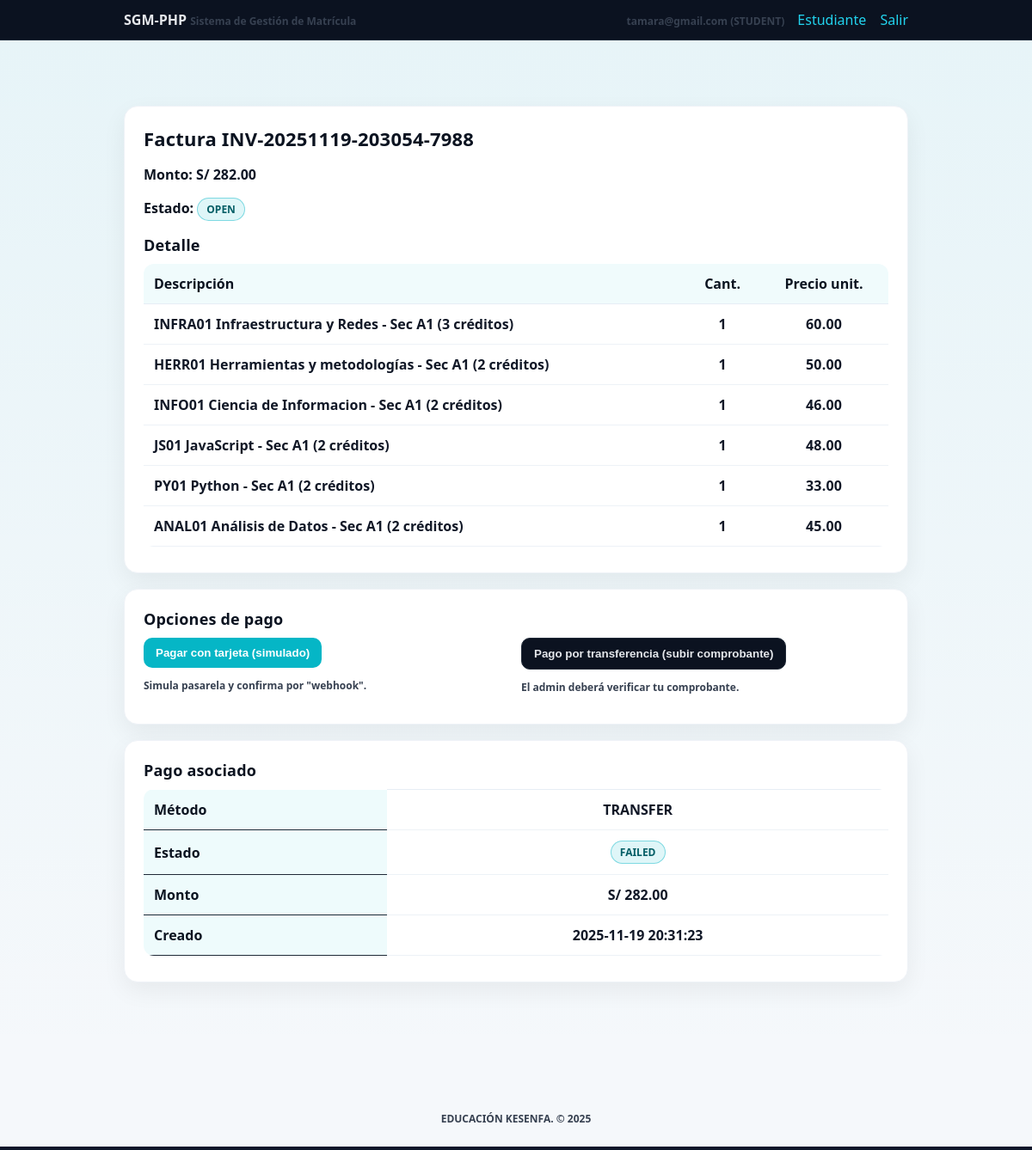
The app's page /invoice.php?id=12 (signed in) with its own data.
### tables this page shows
CREATE TABLE `invoices` (
  `id` int(10) UNSIGNED NOT NULL,
  `student_id` int(10) UNSIGNED NOT NULL,
  `number` varchar(50) NOT NULL,
  `currency` varchar(10) NOT NULL DEFAULT 'USD',
  `amount_cents` int(11) NOT NULL,
  `status` enum('OPEN','PAID','VOID') NOT NULL DEFAULT 'OPEN',
  `created_at` datetime NOT NULL DEFAULT CURRENT_TIMESTAMP
);

CREATE TABLE `invoice_items` (
  `id` int(10) UNSIGNED NOT NULL,
  `invoice_id` int(10) UNSIGNED NOT NULL,
  `description` varchar(255) NOT NULL,
  `qty` int(11) NOT NULL DEFAULT '1',
  `unit_price_cents` int(11) NOT NULL
);

CREATE TABLE `payments` (
  `id` int(10) UNSIGNED NOT NULL,
  `invoice_id` int(10) UNSIGNED NOT NULL,
  `provider` varchar(50) NOT NULL,
  `provider_payment_id` varchar(100) DEFAULT NULL,
  `amount_cents` int(11) NOT NULL,
  `currency` varchar(10) NOT NULL,
  `method` varchar(20) NOT NULL,
  `status` enum('PENDING','SUCCEEDED','FAILED','REVIEW','REFUNDED') NOT NULL DEFAULT 'PENDING',
  `verified_by` int(10) UNSIGNED DEFAULT NULL,
  `verified_at` datetime DEFAULT NULL,
  `created_at` datetime NOT NULL DEFAULT CURRENT_TIMESTAMP
);

### db.php (called while the page is built, shortened)
<?php
function db() : PDO {
  static $pdo = null;
  if ($pdo === null) {
    $dsn = 'mysql:host=' . DB_HOST . ';dbname=' . DB_NAME . ';charset=' . DB_CHARSET;
    $pdo = new PDO($dsn, DB_USER, DB_PASS, [
      PDO::ATTR_ERRMODE            => PDO::ERRMODE_EXCEPTION,
      PDO::ATTR_DEFAULT_FETCH_MODE => PDO::FETCH_ASSOC,
    ]);
  }
  return $pdo;
}
function current_user_id() {
  return $_SESSION['user_id'] ?? null;
}
function cents_to_money(int $cents) : string {
  return number_format(($cents / 100), 2, '.', ',');
}
?>

### functions.php (called while the page is built, shortened)
<?php
require_once __DIR__ . '/db.php';
function get_student_id(int $userId) {
  $stmt = db()->prepare('SELECT id FROM students WHERE user_id = ?');
  $stmt->execute([$userId]);
  return (int)$stmt->fetchColumn();
}
function get_invoice($invoiceId, $studentId = null) {
  if ($studentId) {
    $stmt = db()->prepare('SELECT * FROM invoices WHERE id = ? AND student_id = ?');
    $stmt->execute([$invoiceId, $studentId]);
  } else {
    $stmt = db()->prepare('SELECT * FROM invoices WHERE id = ?');
    $stmt->execute([$invoiceId]);
  }
  return $stmt->fetch(PDO::FETCH_ASSOC);
}
function invoice_items($invoiceId) {
  $stmt = db()->prepare('SELECT * FROM invoice_items WHERE invoice_id = ?');
  $stmt->execute([$invoiceId]);
  return $stmt->fetchAll(PDO::FETCH_ASSOC);
}
function get_payment_by_invoice($invoiceId) {
  $stmt = db()->prepare('SELECT * FROM payments WHERE invoice_id = ? ORDER BY created_at DESC LIMIT 1');
  $stmt->execute([$invoiceId]);
  return $stmt->fetch(PDO::FETCH_ASSOC);
}
?>

### invoice.php (the view, shortened to what this page needs)
<?php
require __DIR__ . '/db.php';
require __DIR__ . '/functions.php';
$invoiceId = (int)($_GET['id'] ?? 0);
if (($_SESSION['user_role'] ?? '') === 'STUDENT') {
  $studentId = get_student_id((int)current_user_id());
  $invoice = get_invoice($invoiceId, $studentId);
} else {
  $invoice = get_invoice($invoiceId, null);
}
$items = invoice_items($invoiceId);
$payment = get_payment_by_invoice($invoiceId);
?>
<!DOCTYPE html>
<html lang="es">
<head>
  <link rel="stylesheet" href="styles.css">
</head>
<body class="landing-dashboard">
<?php include __DIR__ . '/partials/header.php'; ?>
<main class="dashboard-main">
  <div class="container">
    <div class="card invoice-card">
      <h2>Factura <?= htmlspecialchars($invoice['number']) ?></h2>
      <div class="invoice-meta">
        <p><strong>Monto:</strong> <?= htmlspecialchars($invoice['currency']) ?> <?= cents_to_money((int)$invoice['amount_cents']) ?></p>
        <p><strong>Estado:</strong> <span class="badge"><?= htmlspecialchars($invoice['status']) ?></span></p>
      </div>
      <h3>Detalle</h3>
      <table class="dashboard-table">
        <thead>
          <tr><th>Descripción</th><th>Cant.</th><th>Precio unit.</th></tr>
        </thead>
        <tbody>
        <?php foreach($items as $it): ?>
          <tr>
            <td><?= htmlspecialchars($it['description']) ?></td>
            <td><?= (int)$it['qty'] ?></td>
            <td><?= cents_to_money((int)$it['unit_price_cents']) ?></td>
          </tr>
        <?php endforeach; ?>
        </tbody>
      </table>
    </div>
    <?php if ($invoice['status'] === 'OPEN' && ($_SESSION['user_role'] ?? '') === 'STUDENT'): ?>
      <div class="card">
        <h3>Opciones de pago</h3>
        <div class="row">
          <div class="col">
            <form method="post">
              <button class="btn btn-accent">Pagar con tarjeta (simulado)</button>
              <p class="small">Simula pasarela y confirma por "webhook".</p>
            </form>
          </div>
          <div class="col">
            <form method="post">
              <button class="btn">Pago por transferencia (subir comprobante)</button>
              <p class="small">El admin deberá verificar tu comprobante.</p>
            </form>
          </div>
        </div>
      </div>
    <?php endif; ?>
    <div class="card">
      <h3>Pago asociado</h3>
      <?php if ($payment): ?>
        <table class="dashboard-table">
          <tbody>
            <tr><th>Método</th><td><?= htmlspecialchars($payment['method']) ?></td></tr>
            <tr><th>Estado</th><td><span class="badge"><?= htmlspecialchars($payment['status']) ?></span></td></tr>
            <tr><th>Monto</th><td><?= htmlspecialchars($payment['currency']) ?> <?= cents_to_money((int)$payment['amount_cents']) ?></td></tr>
            <tr><th>Creado</th><td><?= htmlspecialchars($payment['created_at']) ?></td></tr>
          </tbody>
        </table>
      <?php else: ?>
        <p class="small">No hay pago creado aún.</p>
      <?php endif; ?>
    </div>
  </div>
</main>
<?php include __DIR__ . '/partials/footer.php'; ?>
</body>
</html>

### styles.css (style rules this page uses)
:root { --maxw:960px;--pad:16px;--radius:10px;--bg:#0f172a;--panel:#111827;--muted:#94a3b8;--accent:#22d3ee;--ok:#22c55e;--warn:#f59e0b;--err:#ef4444;--text:#e5e7eb }
* { box-sizing:border-box }
html,body { margin:0;padding:0;background:var(--bg);color:var(--text);font-family:system-ui,-apple-system,Segoe UI,Roboto,Inter,Arial,sans-serif }
.container { max-width:var(--maxw);margin:0 auto;padding:24px }
.card { background:var(--panel);border:1px solid #1f2937;border-radius:var(--radius);padding:var(--pad);margin:12px 0 }
h1,h2,h3 { margin:0 0 12px 0 }
table { width:100%;border-collapse:collapse;margin:8px 0 }
th,td { padding:8px;border-bottom:1px solid #1f2937;text-align:left }
.badge { display:inline-block;padding:2px 8px;border-radius:999px;font-size:12px;border:1px solid #1f2937;color:var(--muted) }
.btn { display:inline-block;padding:10px 14px;border-radius:8px;border:1px solid #1f2937;background:#0b1220;color:var(--text);cursor:pointer }
.btn-accent { border-color:#134e4a;background:#0a1f1f }
.row { display:flex;gap:12px;flex-wrap:wrap }
.col { flex:1 1 240px }
.small { font-size:12px;color:var(--muted) }
.landing-dashboard { background: #f5f8fb; min-height: 100vh; font-family: system-ui, Arial, sans-serif; }
.dashboard-main { padding: 40px 0 60px; background: linear-gradient(180deg, rgba(5,182,198,.06), rgba(5,182,198,0)); }
.landing-dashboard .card { background: #ffffff; border: 1px solid #eef2f7; border-radius: 16px; padding: 22px; box-shadow: 0 10px 28px rgba(0,0,0,.06); margin-bottom: 18px; }
.landing-dashboard h2 { color: #0b1320; font-size: 22px; margin-bottom: 12px; }
.dashboard-table { width: 100%; border-collapse: collapse; overflow: hidden; border-radius: 12px; }
.dashboard-table thead th { text-align: left; font-weight: 800; color: #0b1320; background: #f0fbfc; padding: 12px; border-bottom: 1px solid #e6edf5; }
.dashboard-table tbody td { padding: 12px; border-bottom: 1px solid #edf2f7; color: #111827; }
.landing-dashboard .badge { background: #eafafc; color: #057f8a; padding: 4px 10px; border-radius: 999px; font-weight: 700; font-size: 12px; border: 1px solid rgba(5,182,198,.25); }
.landing-dashboard .btn, .landing-dashboard .btn-accent, .landing-dashboard .btn-ok { border-radius: 10px; font-weight: 800; padding: 10px 14px; }
.landing-dashboard .btn-accent, .landing-dashboard .btn-ok { background: #05b6c6 !important; color: white !important; border: none !important; }
.landing-dashboard .card h2, .landing-dashboard .card h3 { color: #0b1320 !important; font-weight: 800 !important; letter-spacing: .2px; }
.landing-dashboard h3 { opacity: 1 !important; }
.landing-dashboard table th { color: #0b1320 !important; font-weight: 800 !important; opacity: 1 !important; }
.landing-dashboard table td { color: #111827 !important; font-weight: 600; }
.landing-dashboard .small { color: #374151 !important; font-weight: 600; opacity: 1 !important; }
.landing-dashboard .card > h3:first-of-type { font-size: 18px; margin-bottom: 10px; }
.landing-dashboard .card h3 { font-size: 18px; }
.landing-dashboard .badge { font-weight: 600 !important; color: #045e66 !important; background: #dff6f8 !important; border-color: rgba(5,182,198,.45) !important; }
.landing-dashboard .invoice-meta p { color: #111827 !important; font-weight: 700 !important; opacity: 1 !important; }
.landing-dashboard .invoice-meta p strong { color: #0b1320 !important; font-weight: 800 !important; opacity: 1 !important; }
.landing-dashboard .invoice-meta { opacity: 1 !important; }
.dashboard-table { width:100%; border-collapse:collapse; }
.dashboard-table th { background:#eefbfc; text-align:left; padding:12px; font-weight:800; color:#0b1320; }
.dashboard-table td { padding:12px; border-top:1px solid #e6eef5; color:#111827; font-weight:600; }
.dashboard-table th, .dashboard-table td { vertical-align: middle; }
.dashboard-table th:nth-child(2), .dashboard-table td:nth-child(2), .dashboard-table th:nth-child(3), .dashboard-table td:nth-child(3), .dashboard-table th:nth-child(4), .dashboard-table td:nth-child(4), .dashboard-table th:nth-child(5), .dashboard-table td:nth-child(5), .dashboard-table th:nth-child(6), .dashboard-table td:nth-child(6) { text-align: center; white-space: nowrap; }
.dashboard-table .badge { display: inline-flex; align-items: center; justify-content: center; min-width: 54px; text-align: center; }
.dashboard-table td:nth-child(3) { font-variant-numeric: tabular-nums; letter-spacing: 0.2px; }

### records on screen
invoices: number "INV-20251119-203054-7988", currency "S/", amount_cents "282.00", status "OPEN"
invoice_items: description "INFRA01 Infraestructura y Redes - Sec A1 (3 créditos)", qty "1", unit_price_cents "60.00"
invoice_items: description "HERR01 Herramientas y metodologías - Sec A1 (2 créditos)", qty "1", unit_price_cents "50.00"
invoice_items: description "INFO01 Ciencia de Informacion - Sec A1 (2 créditos)", qty "1", unit_price_cents "46.00"
invoice_items: description "JS01 JavaScript - Sec A1 (2 créditos)", qty "1", unit_price_cents "48.00"
invoice_items: description "PY01 Python - Sec A1 (2 créditos)", qty "1", unit_price_cents "33.00"
invoice_items: description "ANAL01 Análisis de Datos - Sec A1 (2 créditos)", qty "1", unit_price_cents "45.00"
payments: method "TRANSFER", status "FAILED", currency "S/", amount_cents "282.00", created_at "2025-11-19 20:31:23"

### other values on screen
$userEmail "tamara@gmail.com"
$userRole "STUDENT"
